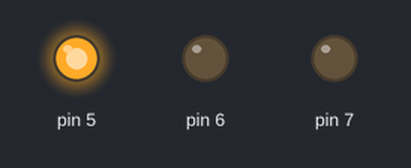
Simulated run of this sketch. Board: Arduino Uno, built with avr-gcc and run on an emulated ATmega328P. Parts: output pins drawn as LEDs (lit = HIGH).

Above: at 0.3 s.
At 1.7 s:
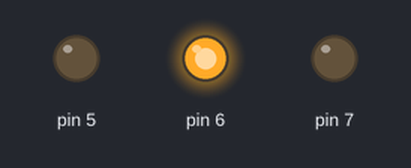
At 3.1 s:
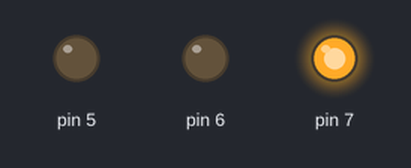
At 3.9 s:
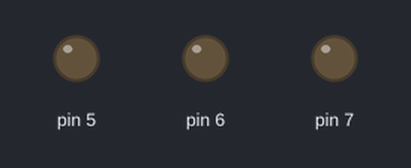
Timing chart, 0 to 5.5 s (numbered marks = the images above):
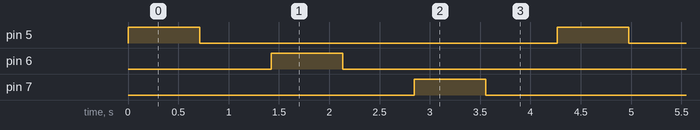

Measured:
- by itself, pin 5–7: alternates HIGH for 0.71 s and LOW for 3.6 s
- by itself, everything shown: repeats every 4.3 s, in 6 steps

The sketch:

1.ino
```cpp
void setup() {

  pinMode(5,OUTPUT);
  pinMode(6,OUTPUT);
  pinMode(7,OUTPUT);
}

void loop() {

  digitalWrite(5,HIGH);
  delay(711);
  digitalWrite(5,LOW);
  delay(711);
  digitalWrite(6,HIGH);
  delay(711);
  digitalWrite(6,LOW);
  delay(711);
  digitalWrite(7,HIGH);
  delay(711);
  digitalWrite(7,LOW);
  delay(711);

}
```
